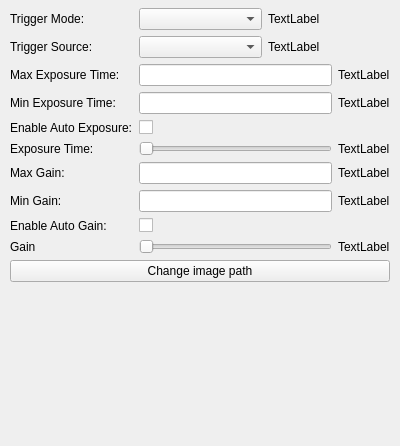
<?xml version="1.0" encoding="UTF-8"?>
<ui version="4.0">
 <class>SettingsWidget</class>
 <widget class="QWidget" name="SettingsWidget">
  <property name="geometry">
   <rect>
    <x>0</x>
    <y>0</y>
    <width>400</width>
    <height>446</height>
   </rect>
  </property>
  <property name="minimumSize">
   <size>
    <width>400</width>
    <height>406</height>
   </size>
  </property>
  <property name="maximumSize">
   <size>
    <width>400</width>
    <height>500</height>
   </size>
  </property>
  <property name="windowTitle">
   <string>Form</string>
  </property>
  <widget class="QWidget" name="formLayoutWidget">
   <property name="geometry">
    <rect>
     <x>10</x>
     <y>8</y>
     <width>380</width>
     <height>402</height>
    </rect>
   </property>
   <layout class="QFormLayout" name="formLayout">
    <item row="3" column="0">
     <widget class="QLabel" name="triggerMode">
      <property name="text">
       <string>Trigger Mode:</string>
      </property>
     </widget>
    </item>
    <item row="3" column="1">
     <layout class="QHBoxLayout" name="horizontalLayout_7">
      <item>
       <widget class="QComboBox" name="triggerModeInput"/>
      </item>
      <item>
       <widget class="QLabel" name="triggerModeValue">
        <property name="text">
         <string>TextLabel</string>
        </property>
       </widget>
      </item>
     </layout>
    </item>
    <item row="4" column="0">
     <widget class="QLabel" name="triggerLabel">
      <property name="text">
       <string>Trigger Source:</string>
      </property>
     </widget>
    </item>
    <item row="4" column="1">
     <layout class="QHBoxLayout" name="horizontalLayout_6">
      <item>
       <widget class="QComboBox" name="triggerInput"/>
      </item>
      <item>
       <widget class="QLabel" name="triggerValue">
        <property name="text">
         <string>TextLabel</string>
        </property>
       </widget>
      </item>
     </layout>
    </item>
    <item row="6" column="0">
     <widget class="QLabel" name="maxExposureLabel">
      <property name="text">
       <string>Max Exposure Time:</string>
      </property>
     </widget>
    </item>
    <item row="6" column="1">
     <layout class="QHBoxLayout" name="horizontalLayout_3">
      <item>
       <widget class="QLineEdit" name="maxExposureInput"/>
      </item>
      <item>
       <widget class="QLabel" name="maxExposureValue">
        <property name="text">
         <string>TextLabel</string>
        </property>
       </widget>
      </item>
     </layout>
    </item>
    <item row="7" column="0">
     <widget class="QLabel" name="minExposureLabel">
      <property name="text">
       <string>Min Exposure Time:</string>
      </property>
     </widget>
    </item>
    <item row="7" column="1">
     <layout class="QHBoxLayout" name="horizontalLayout_8">
      <item>
       <widget class="QLineEdit" name="minExposureInput"/>
      </item>
      <item>
       <widget class="QLabel" name="minExposureValue">
        <property name="text">
         <string>TextLabel</string>
        </property>
       </widget>
      </item>
     </layout>
    </item>
    <item row="8" column="0">
     <widget class="QLabel" name="autoExposureLabel">
      <property name="text">
       <string>Enable Auto Exposure:</string>
      </property>
     </widget>
    </item>
    <item row="8" column="1">
     <layout class="QHBoxLayout" name="horizontalLayout_4">
      <item>
       <widget class="QCheckBox" name="autoExposureInput">
        <property name="layoutDirection">
         <enum>Qt::LeftToRight</enum>
        </property>
        <property name="text">
         <string/>
        </property>
       </widget>
      </item>
      <item>
       <widget class="QLabel" name="autoExposureValue">
        <property name="text">
         <string/>
        </property>
       </widget>
      </item>
     </layout>
    </item>
    <item row="9" column="0">
     <widget class="QLabel" name="exposureLabel">
      <property name="text">
       <string>Exposure Time:</string>
      </property>
     </widget>
    </item>
    <item row="9" column="1">
     <layout class="QHBoxLayout" name="horizontalLayout_5">
      <item>
       <widget class="QSlider" name="exposureInput">
        <property name="orientation">
         <enum>Qt::Horizontal</enum>
        </property>
       </widget>
      </item>
      <item>
       <widget class="QLabel" name="exposureValue">
        <property name="text">
         <string>TextLabel</string>
        </property>
       </widget>
      </item>
     </layout>
    </item>
    <item row="11" column="0">
     <widget class="QLabel" name="maxGainLabel">
      <property name="text">
       <string>Max Gain:</string>
      </property>
     </widget>
    </item>
    <item row="11" column="1">
     <layout class="QHBoxLayout" name="horizontalLayout_10">
      <item>
       <widget class="QLineEdit" name="maxGainInput"/>
      </item>
      <item>
       <widget class="QLabel" name="maxGainValue">
        <property name="text">
         <string>TextLabel</string>
        </property>
       </widget>
      </item>
     </layout>
    </item>
    <item row="12" column="0">
     <widget class="QLabel" name="minExposureLabel_2">
      <property name="text">
       <string>Min Gain:</string>
      </property>
     </widget>
    </item>
    <item row="12" column="1">
     <layout class="QHBoxLayout" name="horizontalLayout_11">
      <item>
       <widget class="QLineEdit" name="minGainInput"/>
      </item>
      <item>
       <widget class="QLabel" name="minGainValue">
        <property name="text">
         <string>TextLabel</string>
        </property>
       </widget>
      </item>
     </layout>
    </item>
    <item row="13" column="0">
     <widget class="QLabel" name="autoGainLabel">
      <property name="text">
       <string>Enable Auto Gain:</string>
      </property>
     </widget>
    </item>
    <item row="13" column="1">
     <widget class="QCheckBox" name="autoGainInput">
      <property name="layoutDirection">
       <enum>Qt::LeftToRight</enum>
      </property>
      <property name="text">
       <string/>
      </property>
     </widget>
    </item>
    <item row="14" column="0">
     <widget class="QLabel" name="deviceLabel">
      <property name="text">
       <string>Gain</string>
      </property>
     </widget>
    </item>
    <item row="14" column="1">
     <layout class="QHBoxLayout" name="horizontalLayout_2">
      <item>
       <widget class="QSlider" name="exposureInput_2">
        <property name="orientation">
         <enum>Qt::Horizontal</enum>
        </property>
       </widget>
      </item>
      <item>
       <widget class="QLabel" name="gainValue">
        <property name="text">
         <string>TextLabel</string>
        </property>
       </widget>
      </item>
     </layout>
    </item>
    <item row="15" column="0" colspan="2">
     <widget class="QPushButton" name="imageButton">
      <property name="text">
       <string>Change image path</string>
      </property>
     </widget>
    </item>
   </layout>
  </widget>
 </widget>
 <resources/>
 <connections/>
</ui>
